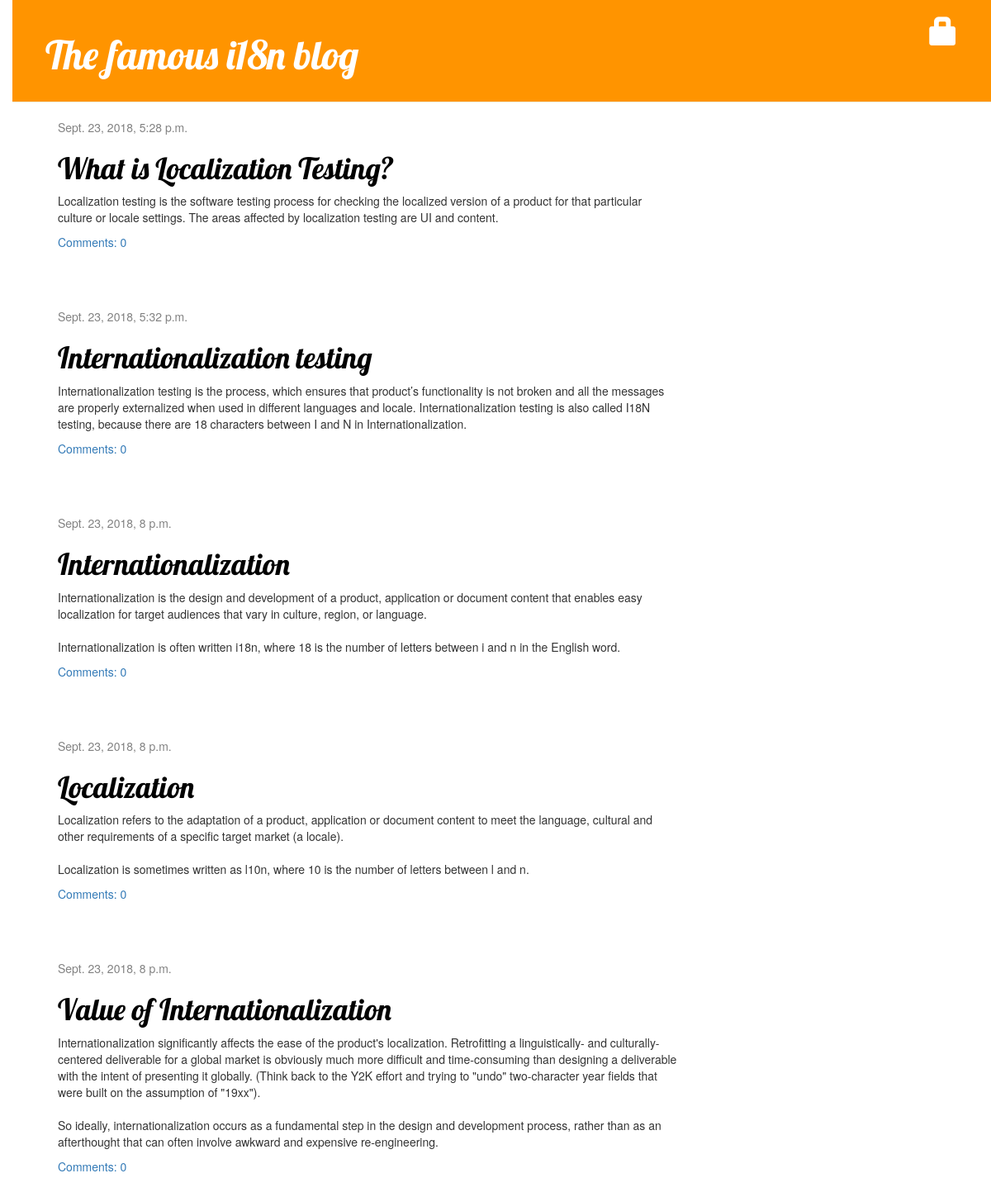
/, run on an earlier commit of the app's database.
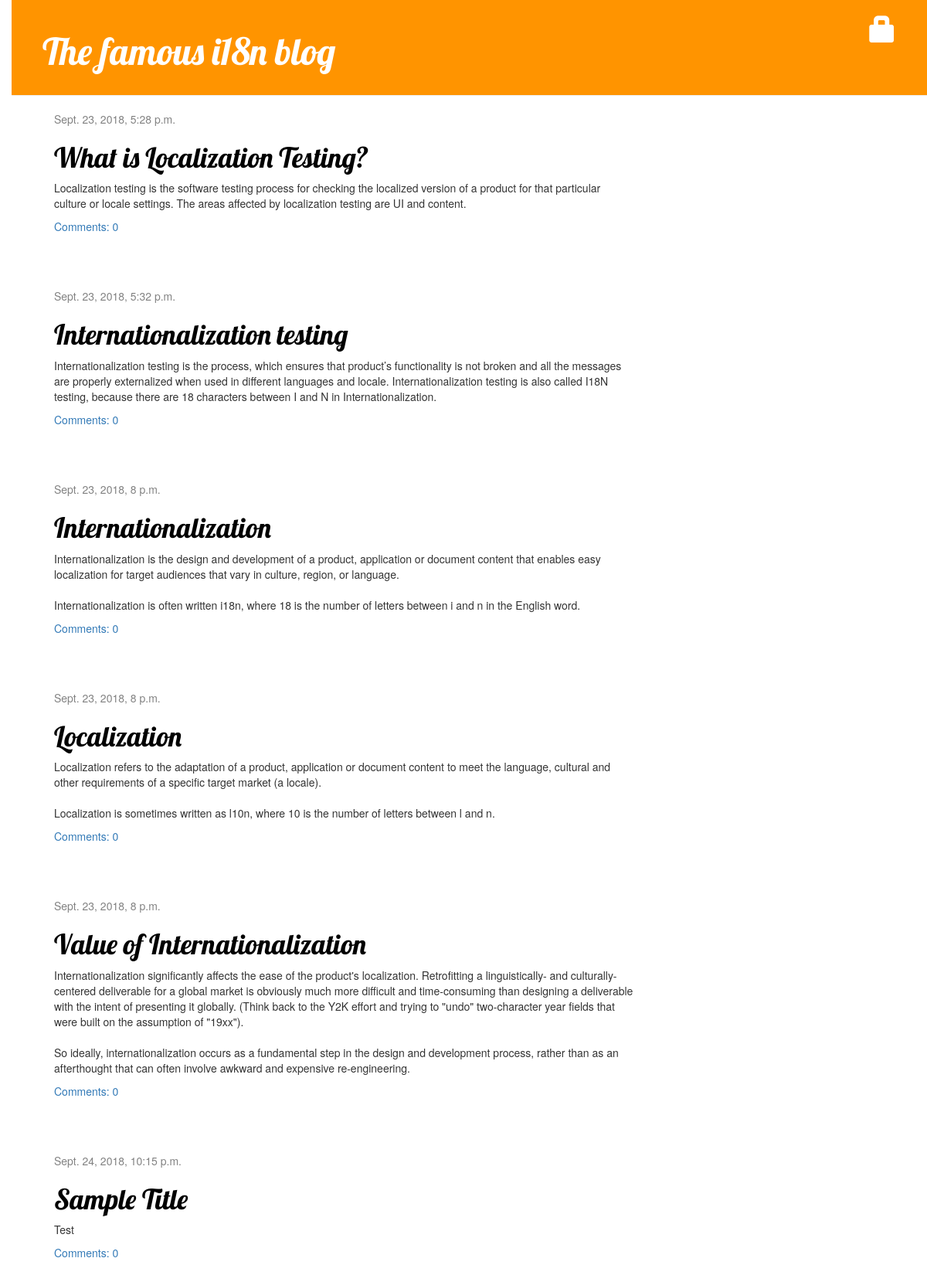
And on a later commit of the database.
### blog/models.py (models this page shows, shortened)
class Post(models.Model):
    author = models.ForeignKey('auth.user', on_delete = models.CASCADE)
    title = models.CharField(max_length = 200)
    text = models.TextField()
    created_date = models.DateTimeField(default=timezone.now)
    published_date = models.DateTimeField(blank = True, null = True)

### blog/views.py (the view)
# urls.py: path('', views.post_list, name = 'post_list'),
def post_list(request):
    posts = Post.objects.filter(published_date__lte=timezone.now()).order_by('published_date')
    return render(request, 'blog/post_list.html', {'posts':posts})

### blog/templates/blog/post_list.html
{% extends 'blog/base.html' %}
{% block content %}
  {% for post in posts %}
    <div class="post">
      <div class="date">
        {{ post.published_date }}
      </div>
        <h1><a href ="{% url 'post_detail' pk=post.pk %}">{{ post.title }}</a></h1>
        <p>{{ post.text |linebreaksbr }}</p>
        <a href="{% url 'post_detail' pk=post.pk %}">Comments: {{ post.comments.count }}</a>
      </div>
  {% endfor %}
{% endblock %}

What changed in the data, as far as the page shows it:
added Post: published_date "Sept. 24, 2018, 10:15 p.m.", title "Sample Title", text "Test", comments.count "0"
